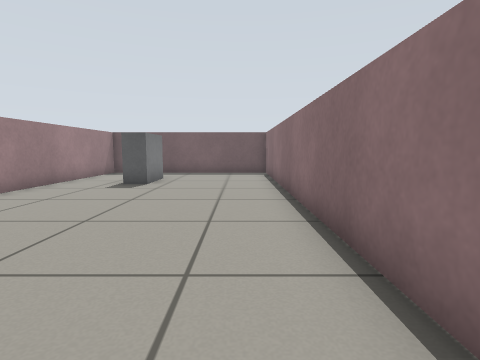
View 1 (above)

16 first-person views from a walk through a Gazebo world. The camera is 0.57 m above the floor, tilts 6° down and sees 80° across. The floor is counted in squares, 0.5 m on a side. Each view is taken from the middle of a square. On the plan, view 1 faces up. The plan holds only what a view shows up to about 12 squares ahead; the rest is blank.

View 2
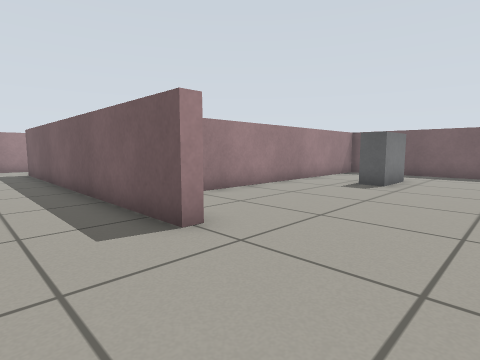

View 3
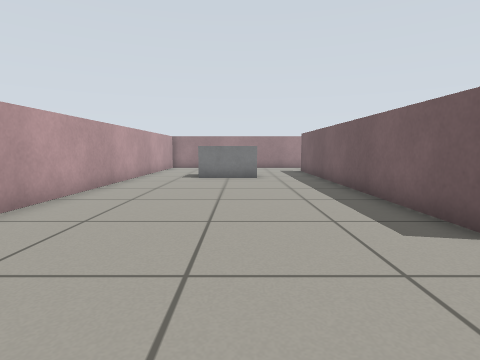

View 4
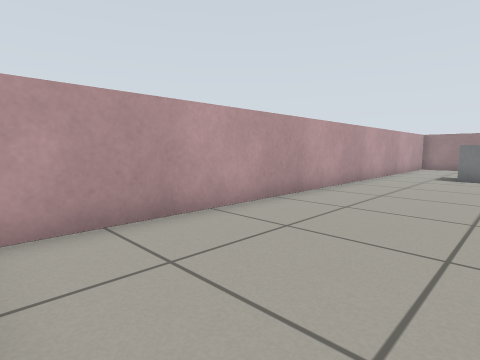

View 5
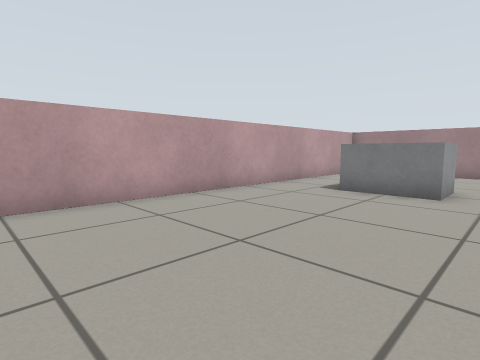

View 6
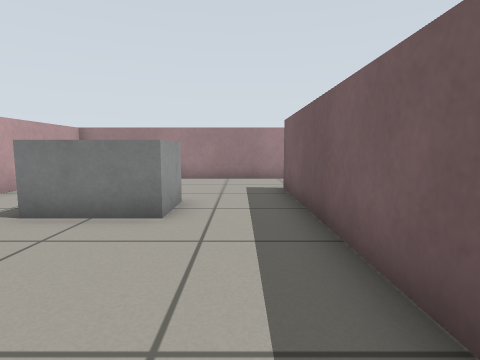

View 7
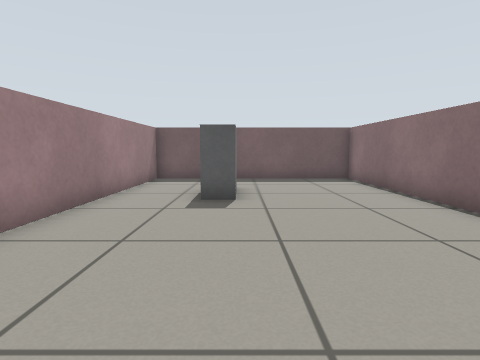

View 8
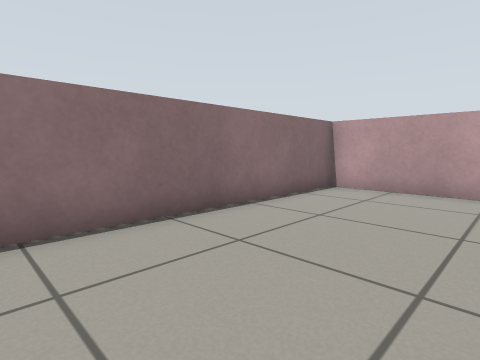

View 9
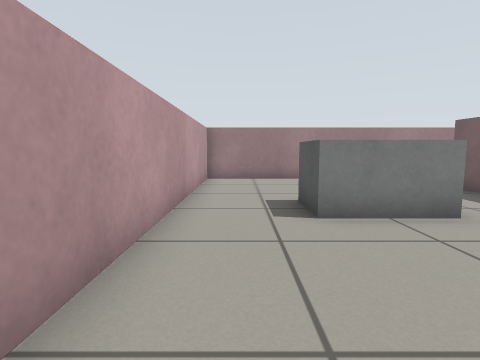

View 10
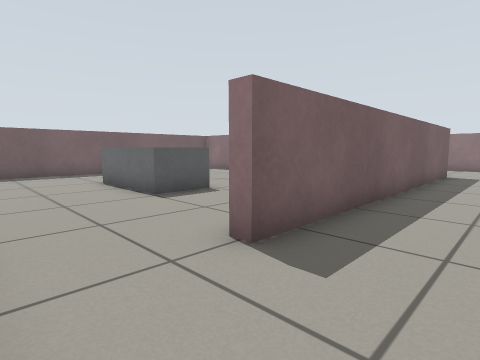

View 11
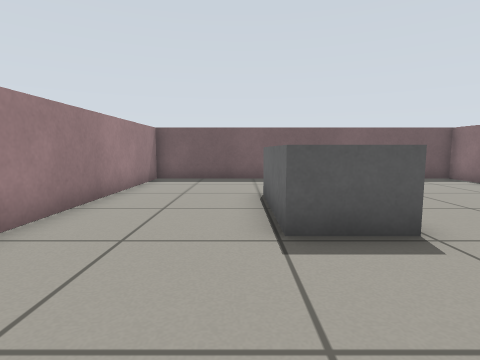

View 12
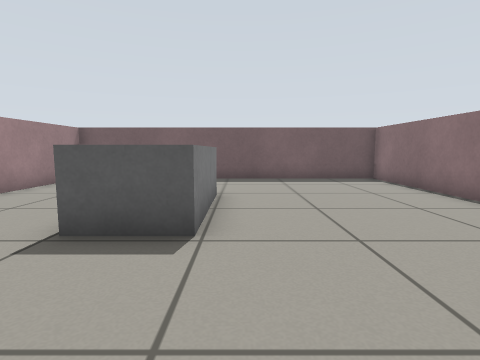

View 13
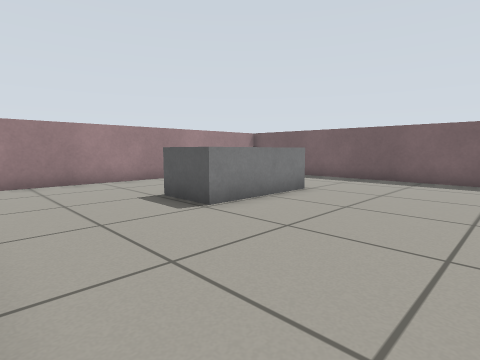

View 14
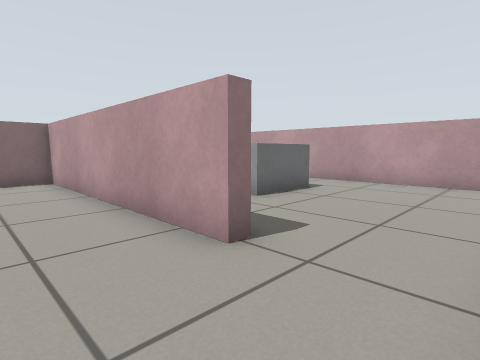

View 15
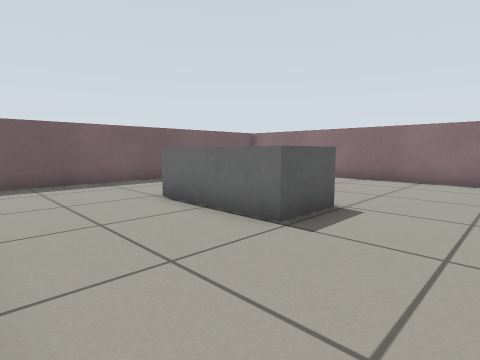

View 16
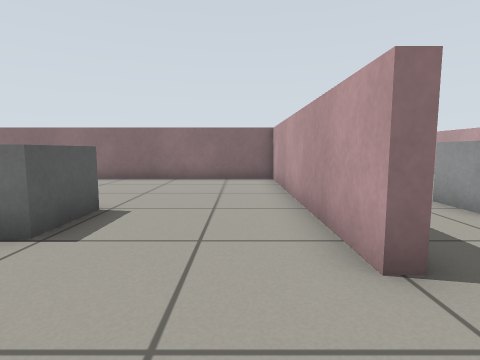

### Floor plan
Points are (right, up) in squares from view 1. A wall is a line through its corners. A room is listed if a view was taken in it or the views show most of it. See-through windows are left out.
Room 1 (views 1, 2, 3, 4, 5, 6, 7, 8, 9, 10)
walls: (-3.5, 2.8) (-3.5, 2.3) (-15.5, 2.3); (-18.3, 3.4) (-18.3, -5.3) (1.3, -5.3) (1.3, 14.3) (-6.3, 14.3) (-6.3, 4.8)
ways out: opening at (-17, 3.7) to room 2
objects: grey box (-13, -2) to (-12, -1); cabinet (-4, 10) to (-3, 11)
Room 2 (views 11, 12, 13, 14, 15, 16)
walls: (-15.5, 2.3) (-15.5, 2.7) (-6.7, 2.7) (-6.7, 14.3) (-18.3, 14.3) (-18.3, 3.4)
ways out: opening at (-17, 3.7) to room 1
objects: grey box (-14, 7) to (-13, 10)

Where each view was taken, in squares from view 1:
view 1: 0 up, 0 right, facing up
view 2: 0 up, 0 right, facing up-left
view 3: 1 down, 0 right, facing left
view 4: 1 down, 1 right, facing down-left
view 5: 1 up, 4 left, facing down-left
view 6: 1 up, 7 left, facing left
view 7: 3 up, 3 left, facing up
view 8: 3 up, 3 left, facing down-right
view 9: 4 down, 7 left, facing left
view 10: 0 up, 18 left, facing up-right
view 11: 3 up, 15 left, facing up
view 12: 3 up, 12 left, facing up
view 13: 3 up, 8 left, facing up-left
view 14: 5 up, 18 left, facing down-right
view 15: 4 up, 18 left, facing up-right
view 16: 4 up, 18 left, facing right
